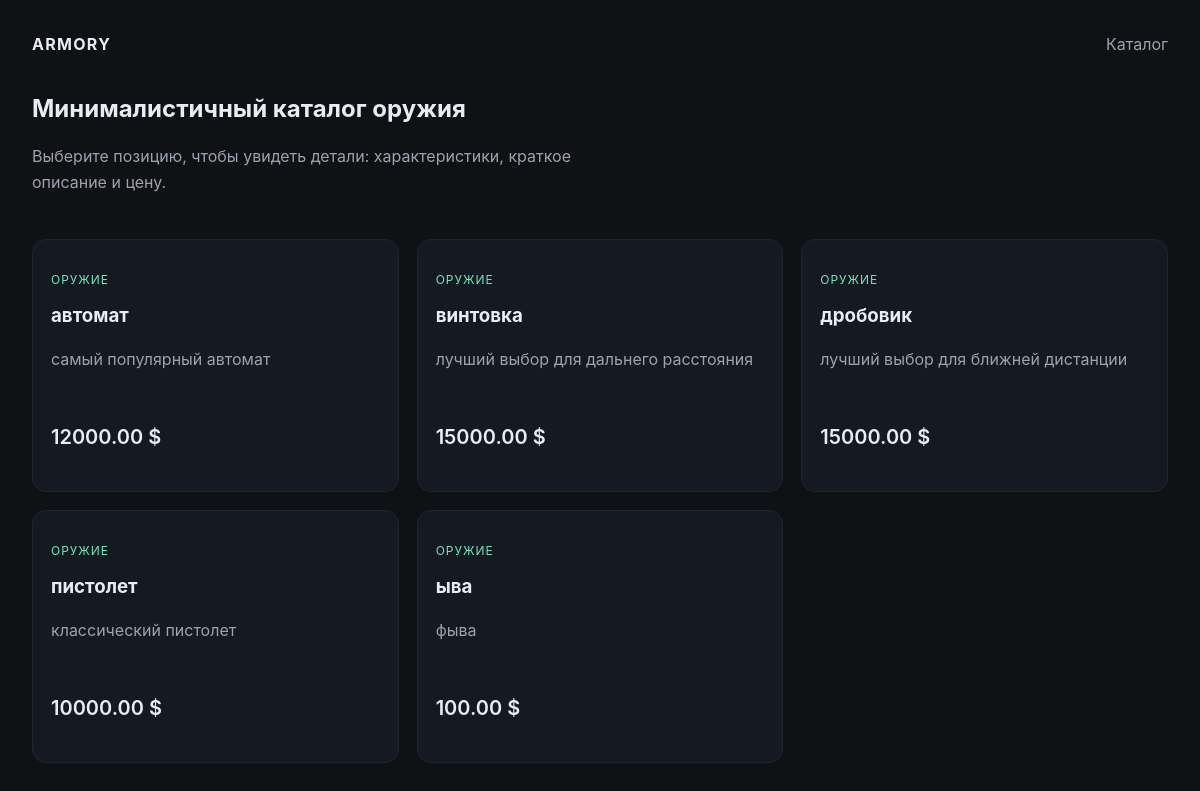
The page / on the database its author committed.
### someapp/models.py (models this page shows, shortened)
class Product(models.Model):
    name = models.CharField(max_length=200)
    slug = models.SlugField(unique=True)
    price = models.DecimalField(max_digits=10, decimal_places=2)
    category = models.CharField(max_length=120)
    summary = models.TextField(blank=True)
    created_at = models.DateTimeField(auto_now_add=True)
    class Meta:
        ordering = ["name"]

### someapp/views.py (the view)
# urls.py: path('', product_list, name='product_list'),
def product_list(request):
    products = Product.objects.all()
    return render(request, "someapp/catalog.html", {"products": products})

### someapp/templates/someapp/catalog.html (shortened to what this page needs)
{% extends "someapp/base.html" %}
{% block content %}
  <section class="hero">
    <div>
      <h1 class="section-title">Минималистичный каталог оружия</h1>
      <p class="muted">Выберите позицию, чтобы увидеть детали: характеристики, краткое описание и цену.</p>
    </div>
  </section>
  <div class="grid">
    {% for product in products %}
      <a class="card" href="{% url 'product_detail' slug=product.slug %}">
        <p class="tag">{{ product.category }}</p>
        <h3 style="margin: 6px 0 8px;">{{ product.name }}</h3>
        <p class="muted" style="min-height: 54px;">{{ product.summary }}</p>
        <p class="price">{{ product.price }} $</p>
      </a>
    {% endfor %}
  </div>
{% endblock %}

### someapp/templates/someapp/base.html (shortened to what this page needs)
<!doctype html>
<html lang="ru">
<head>
</head>
<body>
  <header>
    <div class="logo">Armory</div>
    <nav>
      <a href="/">Каталог</a>
    </nav>
  </header>
  <main>
    {% block content %}{% endblock %}
  </main>
</body>
</html>

### someapp/templates/someapp/base.html (style rules this page uses)
:root { --bg: #0f1115; --card: #151921; --text: #e7edf2; --muted: #9aa3ae; --accent: #6ee7b7; --border: #1f2530; }
* { box-sizing: border-box; }
body { margin: 0; padding: 32px; font-family: "Inter", system-ui, -apple-system, sans-serif; background: var(--bg); color: var(--text); line-height: 1.6; }
a { color: inherit; text-decoration: none; }
header { display: flex; justify-content: space-between; align-items: center; margin-bottom: 32px; }
.logo { font-weight: 700; letter-spacing: 0.08em; text-transform: uppercase; }
nav a { margin-left: 16px; color: var(--muted); }
.grid { display: grid; gap: 18px; grid-template-columns: repeat(4, 1fr); }
@media (max-width: 1200px) { .grid { grid-template-columns: repeat(3, 1fr); } }
.card { background: var(--card); border: 1px solid var(--border); border-radius: 14px; padding: 18px; transition: transform 0.2s ease, border-color 0.2s ease; }
.tag { color: var(--accent); font-size: 12px; letter-spacing: 0.08em; text-transform: uppercase; }
.price { font-size: 20px; font-weight: 600; }
.muted { color: var(--muted); }
.hero { display: grid; grid-template-columns: 1fr 1fr; gap: 28px; align-items: center; margin-bottom: 28px; }
.section-title { margin: 0 0 12px; font-size: 24px; }

### rows shown on the page
Product: category "ОРУЖИЕ", name "автомат", summary "самый популярный автомат", price "12000.00"
Product: category "ОРУЖИЕ", name "винтовка", summary "лучший выбор для дальнего расстояния", price "15000.00"
Product: category "ОРУЖИЕ", name "дробовик", summary "лучший выбор для ближней дистанции", price "15000.00"
Product: category "ОРУЖИЕ", name "пистолет", summary "классический пистолет", price "10000.00"
Product: category "ОРУЖИЕ", name "ыва", summary "фыва", price "100.00"
